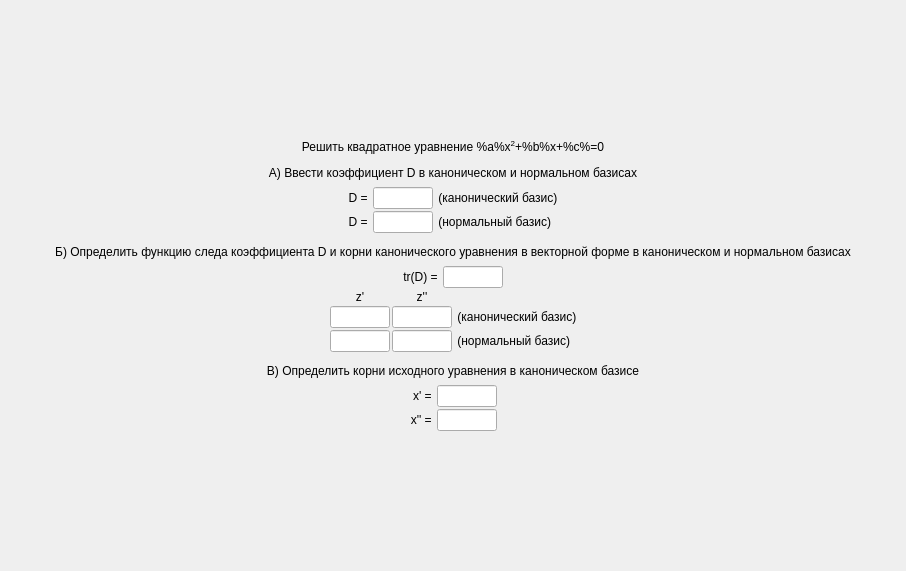
<?xml version="1.0" encoding="UTF-8"?>
<ui version="4.0">
 <class>ScreenTask9</class>
 <widget class="QFrame" name="ScreenTask9">
  <property name="geometry">
   <rect>
    <x>0</x>
    <y>0</y>
    <width>906</width>
    <height>571</height>
   </rect>
  </property>
  <property name="windowTitle">
   <string>Frame</string>
  </property>
  <layout class="QGridLayout" name="gridLayout">
   <property name="leftMargin">
    <number>0</number>
   </property>
   <property name="topMargin">
    <number>0</number>
   </property>
   <property name="rightMargin">
    <number>0</number>
   </property>
   <property name="bottomMargin">
    <number>0</number>
   </property>
   <item row="0" column="0">
    <layout class="QVBoxLayout" name="verticalLayout">
     <property name="spacing">
      <number>2</number>
     </property>
     <item>
      <spacer name="verticalSpacer">
       <property name="orientation">
        <enum>Qt::Vertical</enum>
       </property>
       <property name="sizeHint" stdset="0">
        <size>
         <width>0</width>
         <height>0</height>
        </size>
       </property>
      </spacer>
     </item>
     <item>
      <widget class="QLabel" name="title">
       <property name="styleSheet">
        <string notr="true">font: 75 16pt &quot;MS Shell Dlg 2&quot;;</string>
       </property>
       <property name="text">
        <string>Решить квадратное уравнение %a%x&lt;sup&gt;2&lt;/sup&gt;+%b%x+%c%=0</string>
       </property>
       <property name="alignment">
        <set>Qt::AlignCenter</set>
       </property>
       <property name="wordWrap">
        <bool>true</bool>
       </property>
      </widget>
     </item>
     <item>
      <spacer name="verticalSpacer_3">
       <property name="orientation">
        <enum>Qt::Vertical</enum>
       </property>
       <property name="sizeType">
        <enum>QSizePolicy::Minimum</enum>
       </property>
       <property name="sizeHint" stdset="0">
        <size>
         <width>0</width>
         <height>10</height>
        </size>
       </property>
      </spacer>
     </item>
     <item>
      <widget class="QLabel" name="titleA">
       <property name="styleSheet">
        <string notr="true">font: 75 16pt &quot;MS Shell Dlg 2&quot;;</string>
       </property>
       <property name="text">
        <string>А) Ввести коэффициент D в каноническом и нормальном базисах</string>
       </property>
       <property name="alignment">
        <set>Qt::AlignCenter</set>
       </property>
       <property name="wordWrap">
        <bool>true</bool>
       </property>
      </widget>
     </item>
     <item>
      <spacer name="verticalSpacer_9">
       <property name="orientation">
        <enum>Qt::Vertical</enum>
       </property>
       <property name="sizeType">
        <enum>QSizePolicy::Minimum</enum>
       </property>
       <property name="sizeHint" stdset="0">
        <size>
         <width>0</width>
         <height>5</height>
        </size>
       </property>
      </spacer>
     </item>
     <item>
      <layout class="QGridLayout" name="gridLayout_2">
       <item row="1" column="4">
        <spacer name="horizontalSpacer_8">
         <property name="orientation">
          <enum>Qt::Horizontal</enum>
         </property>
         <property name="sizeHint" stdset="0">
          <size>
           <width>0</width>
           <height>0</height>
          </size>
         </property>
        </spacer>
       </item>
       <item row="1" column="0">
        <spacer name="horizontalSpacer_5">
         <property name="orientation">
          <enum>Qt::Horizontal</enum>
         </property>
         <property name="sizeHint" stdset="0">
          <size>
           <width>0</width>
           <height>0</height>
          </size>
         </property>
        </spacer>
       </item>
       <item row="1" column="3">
        <widget class="QLabel" name="label_6">
         <property name="styleSheet">
          <string notr="true">font: 14pt &quot;MS Shell Dlg 2&quot;;</string>
         </property>
         <property name="text">
          <string> (нормальный базис)</string>
         </property>
        </widget>
       </item>
       <item row="0" column="4">
        <spacer name="horizontalSpacer_4">
         <property name="orientation">
          <enum>Qt::Horizontal</enum>
         </property>
         <property name="sizeHint" stdset="0">
          <size>
           <width>0</width>
           <height>0</height>
          </size>
         </property>
        </spacer>
       </item>
       <item row="1" column="1">
        <widget class="QLabel" name="label_4">
         <property name="styleSheet">
          <string notr="true">font: 14pt &quot;MS Shell Dlg 2&quot;;</string>
         </property>
         <property name="text">
          <string>D = </string>
         </property>
         <property name="alignment">
          <set>Qt::AlignRight|Qt::AlignTrailing|Qt::AlignVCenter</set>
         </property>
        </widget>
       </item>
       <item row="0" column="3">
        <widget class="QLabel" name="label_5">
         <property name="styleSheet">
          <string notr="true">font: 14pt &quot;MS Shell Dlg 2&quot;;</string>
         </property>
         <property name="text">
          <string> (канонический базис)</string>
         </property>
        </widget>
       </item>
       <item row="1" column="2">
        <widget class="QLineEdit" name="inputDN">
         <property name="sizePolicy">
          <sizepolicy hsizetype="Fixed" vsizetype="Fixed">
           <horstretch>0</horstretch>
           <verstretch>0</verstretch>
          </sizepolicy>
         </property>
         <property name="minimumSize">
          <size>
           <width>60</width>
           <height>0</height>
          </size>
         </property>
         <property name="maximumSize">
          <size>
           <width>60</width>
           <height>16777215</height>
          </size>
         </property>
         <property name="styleSheet">
          <string notr="true">font: 14pt &quot;MS Shell Dlg 2&quot;;</string>
         </property>
         <property name="alignment">
          <set>Qt::AlignCenter</set>
         </property>
        </widget>
       </item>
       <item row="0" column="1">
        <widget class="QLabel" name="label_2">
         <property name="styleSheet">
          <string notr="true">font: 14pt &quot;MS Shell Dlg 2&quot;;</string>
         </property>
         <property name="text">
          <string>D = </string>
         </property>
         <property name="alignment">
          <set>Qt::AlignRight|Qt::AlignTrailing|Qt::AlignVCenter</set>
         </property>
        </widget>
       </item>
       <item row="0" column="2">
        <widget class="QLineEdit" name="inputDK">
         <property name="sizePolicy">
          <sizepolicy hsizetype="Fixed" vsizetype="Fixed">
           <horstretch>0</horstretch>
           <verstretch>0</verstretch>
          </sizepolicy>
         </property>
         <property name="minimumSize">
          <size>
           <width>60</width>
           <height>0</height>
          </size>
         </property>
         <property name="maximumSize">
          <size>
           <width>60</width>
           <height>16777215</height>
          </size>
         </property>
         <property name="styleSheet">
          <string notr="true">font: 14pt &quot;MS Shell Dlg 2&quot;;</string>
         </property>
         <property name="alignment">
          <set>Qt::AlignCenter</set>
         </property>
        </widget>
       </item>
       <item row="0" column="0">
        <spacer name="horizontalSpacer_3">
         <property name="orientation">
          <enum>Qt::Horizontal</enum>
         </property>
         <property name="sizeHint" stdset="0">
          <size>
           <width>0</width>
           <height>0</height>
          </size>
         </property>
        </spacer>
       </item>
      </layout>
     </item>
     <item>
      <spacer name="verticalSpacer_7">
       <property name="orientation">
        <enum>Qt::Vertical</enum>
       </property>
       <property name="sizeType">
        <enum>QSizePolicy::Minimum</enum>
       </property>
       <property name="sizeHint" stdset="0">
        <size>
         <width>0</width>
         <height>10</height>
        </size>
       </property>
      </spacer>
     </item>
     <item>
      <widget class="QLabel" name="titleB">
       <property name="styleSheet">
        <string notr="true">font: 75 16pt &quot;MS Shell Dlg 2&quot;;</string>
       </property>
       <property name="text">
        <string>Б) Определить функцию следа коэффициента D и корни канонического уравнения в векторной форме в каноническом и нормальном базисах</string>
       </property>
       <property name="alignment">
        <set>Qt::AlignCenter</set>
       </property>
       <property name="wordWrap">
        <bool>true</bool>
       </property>
      </widget>
     </item>
     <item>
      <spacer name="verticalSpacer_8">
       <property name="orientation">
        <enum>Qt::Vertical</enum>
       </property>
       <property name="sizeType">
        <enum>QSizePolicy::Minimum</enum>
       </property>
       <property name="sizeHint" stdset="0">
        <size>
         <width>0</width>
         <height>5</height>
        </size>
       </property>
      </spacer>
     </item>
     <item>
      <layout class="QHBoxLayout" name="horizontalLayout">
       <item>
        <spacer name="horizontalSpacer_6">
         <property name="orientation">
          <enum>Qt::Horizontal</enum>
         </property>
         <property name="sizeHint" stdset="0">
          <size>
           <width>0</width>
           <height>0</height>
          </size>
         </property>
        </spacer>
       </item>
       <item>
        <widget class="QLabel" name="label_3">
         <property name="styleSheet">
          <string notr="true">font: 14pt &quot;MS Shell Dlg 2&quot;;</string>
         </property>
         <property name="text">
          <string>tr(D) = </string>
         </property>
         <property name="alignment">
          <set>Qt::AlignRight|Qt::AlignTrailing|Qt::AlignVCenter</set>
         </property>
        </widget>
       </item>
       <item>
        <widget class="QLineEdit" name="inputTR">
         <property name="sizePolicy">
          <sizepolicy hsizetype="Fixed" vsizetype="Fixed">
           <horstretch>0</horstretch>
           <verstretch>0</verstretch>
          </sizepolicy>
         </property>
         <property name="minimumSize">
          <size>
           <width>60</width>
           <height>0</height>
          </size>
         </property>
         <property name="maximumSize">
          <size>
           <width>60</width>
           <height>16777215</height>
          </size>
         </property>
         <property name="styleSheet">
          <string notr="true">font: 14pt &quot;MS Shell Dlg 2&quot;;</string>
         </property>
         <property name="alignment">
          <set>Qt::AlignCenter</set>
         </property>
        </widget>
       </item>
       <item>
        <spacer name="horizontalSpacer_7">
         <property name="orientation">
          <enum>Qt::Horizontal</enum>
         </property>
         <property name="sizeHint" stdset="0">
          <size>
           <width>0</width>
           <height>0</height>
          </size>
         </property>
        </spacer>
       </item>
      </layout>
     </item>
     <item>
      <layout class="QGridLayout" name="gridLayout_3">
       <item row="1" column="2">
        <widget class="QLineEdit" name="inputZ2K">
         <property name="sizePolicy">
          <sizepolicy hsizetype="Fixed" vsizetype="Fixed">
           <horstretch>0</horstretch>
           <verstretch>0</verstretch>
          </sizepolicy>
         </property>
         <property name="minimumSize">
          <size>
           <width>60</width>
           <height>0</height>
          </size>
         </property>
         <property name="maximumSize">
          <size>
           <width>60</width>
           <height>16777215</height>
          </size>
         </property>
         <property name="styleSheet">
          <string notr="true">font: 14pt &quot;MS Shell Dlg 2&quot;;</string>
         </property>
         <property name="alignment">
          <set>Qt::AlignCenter</set>
         </property>
        </widget>
       </item>
       <item row="2" column="0">
        <spacer name="horizontalSpacer_10">
         <property name="orientation">
          <enum>Qt::Horizontal</enum>
         </property>
         <property name="sizeHint" stdset="0">
          <size>
           <width>0</width>
           <height>0</height>
          </size>
         </property>
        </spacer>
       </item>
       <item row="1" column="0">
        <spacer name="horizontalSpacer_12">
         <property name="orientation">
          <enum>Qt::Horizontal</enum>
         </property>
         <property name="sizeHint" stdset="0">
          <size>
           <width>0</width>
           <height>0</height>
          </size>
         </property>
        </spacer>
       </item>
       <item row="2" column="3">
        <widget class="QLabel" name="label_7">
         <property name="styleSheet">
          <string notr="true">font: 14pt &quot;MS Shell Dlg 2&quot;;</string>
         </property>
         <property name="text">
          <string> (нормальный базис)</string>
         </property>
        </widget>
       </item>
       <item row="1" column="4">
        <spacer name="horizontalSpacer_11">
         <property name="orientation">
          <enum>Qt::Horizontal</enum>
         </property>
         <property name="sizeHint" stdset="0">
          <size>
           <width>0</width>
           <height>0</height>
          </size>
         </property>
        </spacer>
       </item>
       <item row="2" column="2">
        <widget class="QLineEdit" name="inputZ2N">
         <property name="sizePolicy">
          <sizepolicy hsizetype="Fixed" vsizetype="Fixed">
           <horstretch>0</horstretch>
           <verstretch>0</verstretch>
          </sizepolicy>
         </property>
         <property name="minimumSize">
          <size>
           <width>60</width>
           <height>0</height>
          </size>
         </property>
         <property name="maximumSize">
          <size>
           <width>60</width>
           <height>16777215</height>
          </size>
         </property>
         <property name="styleSheet">
          <string notr="true">font: 14pt &quot;MS Shell Dlg 2&quot;;</string>
         </property>
         <property name="alignment">
          <set>Qt::AlignCenter</set>
         </property>
        </widget>
       </item>
       <item row="2" column="4">
        <spacer name="horizontalSpacer_9">
         <property name="orientation">
          <enum>Qt::Horizontal</enum>
         </property>
         <property name="sizeHint" stdset="0">
          <size>
           <width>0</width>
           <height>0</height>
          </size>
         </property>
        </spacer>
       </item>
       <item row="1" column="3">
        <widget class="QLabel" name="label_9">
         <property name="styleSheet">
          <string notr="true">font: 14pt &quot;MS Shell Dlg 2&quot;;</string>
         </property>
         <property name="text">
          <string> (канонический базис)</string>
         </property>
        </widget>
       </item>
       <item row="0" column="1">
        <widget class="QLabel" name="label_11">
         <property name="styleSheet">
          <string notr="true">font: 14pt &quot;MS Shell Dlg 2&quot;;</string>
         </property>
         <property name="text">
          <string>z'</string>
         </property>
         <property name="alignment">
          <set>Qt::AlignCenter</set>
         </property>
        </widget>
       </item>
       <item row="1" column="1">
        <widget class="QLineEdit" name="inputZ1K">
         <property name="sizePolicy">
          <sizepolicy hsizetype="Fixed" vsizetype="Fixed">
           <horstretch>0</horstretch>
           <verstretch>0</verstretch>
          </sizepolicy>
         </property>
         <property name="minimumSize">
          <size>
           <width>60</width>
           <height>0</height>
          </size>
         </property>
         <property name="maximumSize">
          <size>
           <width>60</width>
           <height>16777215</height>
          </size>
         </property>
         <property name="styleSheet">
          <string notr="true">font: 14pt &quot;MS Shell Dlg 2&quot;;</string>
         </property>
         <property name="alignment">
          <set>Qt::AlignCenter</set>
         </property>
        </widget>
       </item>
       <item row="2" column="1">
        <widget class="QLineEdit" name="inputZ1N">
         <property name="sizePolicy">
          <sizepolicy hsizetype="Fixed" vsizetype="Fixed">
           <horstretch>0</horstretch>
           <verstretch>0</verstretch>
          </sizepolicy>
         </property>
         <property name="minimumSize">
          <size>
           <width>60</width>
           <height>0</height>
          </size>
         </property>
         <property name="maximumSize">
          <size>
           <width>60</width>
           <height>16777215</height>
          </size>
         </property>
         <property name="styleSheet">
          <string notr="true">font: 14pt &quot;MS Shell Dlg 2&quot;;</string>
         </property>
         <property name="alignment">
          <set>Qt::AlignCenter</set>
         </property>
        </widget>
       </item>
       <item row="0" column="2">
        <widget class="QLabel" name="label_12">
         <property name="styleSheet">
          <string notr="true">font: 14pt &quot;MS Shell Dlg 2&quot;;</string>
         </property>
         <property name="text">
          <string>z''</string>
         </property>
         <property name="alignment">
          <set>Qt::AlignCenter</set>
         </property>
        </widget>
       </item>
       <item row="0" column="0">
        <spacer name="horizontalSpacer_13">
         <property name="orientation">
          <enum>Qt::Horizontal</enum>
         </property>
         <property name="sizeHint" stdset="0">
          <size>
           <width>0</width>
           <height>0</height>
          </size>
         </property>
        </spacer>
       </item>
       <item row="0" column="4">
        <spacer name="horizontalSpacer_15">
         <property name="orientation">
          <enum>Qt::Horizontal</enum>
         </property>
         <property name="sizeHint" stdset="0">
          <size>
           <width>0</width>
           <height>0</height>
          </size>
         </property>
        </spacer>
       </item>
      </layout>
     </item>
     <item>
      <spacer name="verticalSpacer_5">
       <property name="orientation">
        <enum>Qt::Vertical</enum>
       </property>
       <property name="sizeType">
        <enum>QSizePolicy::Minimum</enum>
       </property>
       <property name="sizeHint" stdset="0">
        <size>
         <width>0</width>
         <height>10</height>
        </size>
       </property>
      </spacer>
     </item>
     <item>
      <widget class="QLabel" name="titleC">
       <property name="styleSheet">
        <string notr="true">font: 75 16pt &quot;MS Shell Dlg 2&quot;;</string>
       </property>
       <property name="text">
        <string>В) Определить корни исходного уравнения в каноническом базисе</string>
       </property>
       <property name="alignment">
        <set>Qt::AlignCenter</set>
       </property>
       <property name="wordWrap">
        <bool>true</bool>
       </property>
      </widget>
     </item>
     <item>
      <spacer name="verticalSpacer_10">
       <property name="orientation">
        <enum>Qt::Vertical</enum>
       </property>
       <property name="sizeType">
        <enum>QSizePolicy::Minimum</enum>
       </property>
       <property name="sizeHint" stdset="0">
        <size>
         <width>0</width>
         <height>5</height>
        </size>
       </property>
      </spacer>
     </item>
     <item>
      <layout class="QGridLayout" name="gridLayout_4">
       <item row="0" column="1">
        <widget class="QLabel" name="label_14">
         <property name="styleSheet">
          <string notr="true">font: 14pt &quot;MS Shell Dlg 2&quot;;</string>
         </property>
         <property name="text">
          <string>x' = </string>
         </property>
         <property name="alignment">
          <set>Qt::AlignRight|Qt::AlignTrailing|Qt::AlignVCenter</set>
         </property>
        </widget>
       </item>
       <item row="0" column="2">
        <widget class="QLineEdit" name="inputX1">
         <property name="sizePolicy">
          <sizepolicy hsizetype="Fixed" vsizetype="Fixed">
           <horstretch>0</horstretch>
           <verstretch>0</verstretch>
          </sizepolicy>
         </property>
         <property name="minimumSize">
          <size>
           <width>60</width>
           <height>0</height>
          </size>
         </property>
         <property name="maximumSize">
          <size>
           <width>60</width>
           <height>16777215</height>
          </size>
         </property>
         <property name="styleSheet">
          <string notr="true">font: 14pt &quot;MS Shell Dlg 2&quot;;</string>
         </property>
         <property name="alignment">
          <set>Qt::AlignCenter</set>
         </property>
        </widget>
       </item>
       <item row="0" column="0">
        <spacer name="horizontalSpacer_19">
         <property name="orientation">
          <enum>Qt::Horizontal</enum>
         </property>
         <property name="sizeHint" stdset="0">
          <size>
           <width>0</width>
           <height>0</height>
          </size>
         </property>
        </spacer>
       </item>
       <item row="0" column="3">
        <spacer name="horizontalSpacer_18">
         <property name="orientation">
          <enum>Qt::Horizontal</enum>
         </property>
         <property name="sizeHint" stdset="0">
          <size>
           <width>0</width>
           <height>0</height>
          </size>
         </property>
        </spacer>
       </item>
       <item row="1" column="3">
        <spacer name="horizontalSpacer_16">
         <property name="orientation">
          <enum>Qt::Horizontal</enum>
         </property>
         <property name="sizeHint" stdset="0">
          <size>
           <width>0</width>
           <height>0</height>
          </size>
         </property>
        </spacer>
       </item>
       <item row="1" column="2">
        <widget class="QLineEdit" name="inputX2">
         <property name="sizePolicy">
          <sizepolicy hsizetype="Fixed" vsizetype="Fixed">
           <horstretch>0</horstretch>
           <verstretch>0</verstretch>
          </sizepolicy>
         </property>
         <property name="minimumSize">
          <size>
           <width>60</width>
           <height>0</height>
          </size>
         </property>
         <property name="maximumSize">
          <size>
           <width>60</width>
           <height>16777215</height>
          </size>
         </property>
         <property name="styleSheet">
          <string notr="true">font: 14pt &quot;MS Shell Dlg 2&quot;;</string>
         </property>
         <property name="alignment">
          <set>Qt::AlignCenter</set>
         </property>
        </widget>
       </item>
       <item row="1" column="1">
        <widget class="QLabel" name="label_10">
         <property name="styleSheet">
          <string notr="true">font: 14pt &quot;MS Shell Dlg 2&quot;;</string>
         </property>
         <property name="text">
          <string>x'' = </string>
         </property>
         <property name="alignment">
          <set>Qt::AlignRight|Qt::AlignTrailing|Qt::AlignVCenter</set>
         </property>
        </widget>
       </item>
       <item row="1" column="0">
        <spacer name="horizontalSpacer_17">
         <property name="orientation">
          <enum>Qt::Horizontal</enum>
         </property>
         <property name="sizeHint" stdset="0">
          <size>
           <width>0</width>
           <height>0</height>
          </size>
         </property>
        </spacer>
       </item>
      </layout>
     </item>
     <item>
      <spacer name="verticalSpacer_2">
       <property name="orientation">
        <enum>Qt::Vertical</enum>
       </property>
       <property name="sizeHint" stdset="0">
        <size>
         <width>0</width>
         <height>0</height>
        </size>
       </property>
      </spacer>
     </item>
    </layout>
   </item>
  </layout>
 </widget>
 <tabstops>
  <tabstop>inputDK</tabstop>
  <tabstop>inputDN</tabstop>
  <tabstop>inputTR</tabstop>
  <tabstop>inputZ1K</tabstop>
  <tabstop>inputZ2K</tabstop>
  <tabstop>inputZ1N</tabstop>
  <tabstop>inputZ2N</tabstop>
  <tabstop>inputX1</tabstop>
  <tabstop>inputX2</tabstop>
 </tabstops>
 <resources/>
 <connections/>
</ui>
